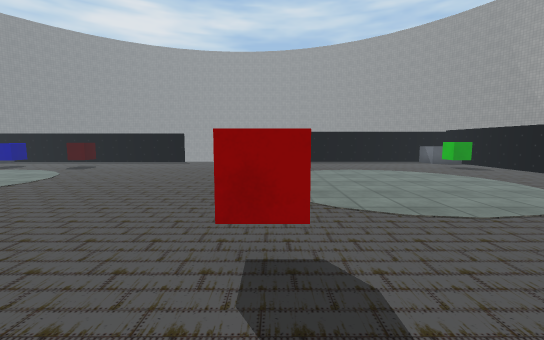
View 1 (above)

23 first-person views from a walk through a 3-D level made in the Unity game engine. The camera is 1.5 m above the floor, tilts 6° down and sees 90° across. The floor is counted in squares, 1 m on a side. Each view is taken from the middle of a square. On the plan, view 1 faces up. The plan holds only what a view shows up to about 14 squares ahead; the rest is blank. The place goes on beyond the plan. The player character is not drawn. Door leaves are left out, so doorways stand open. Some surface patterns are stand-ins.

View 2
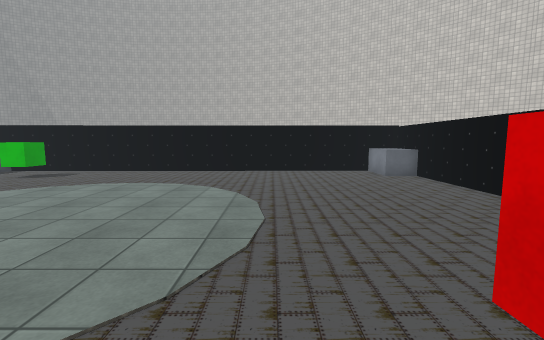

View 3
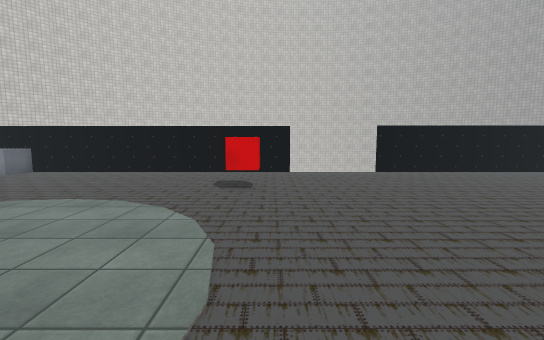

View 4
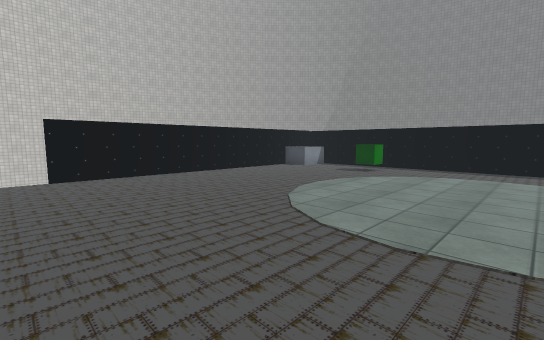

View 5
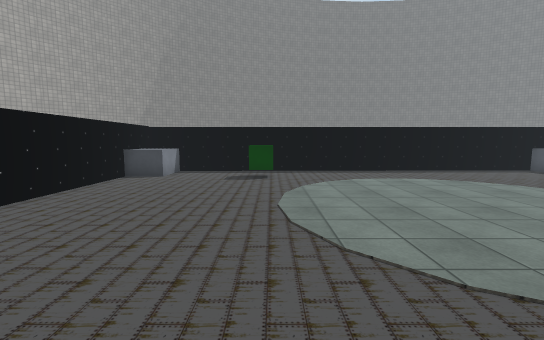

View 6
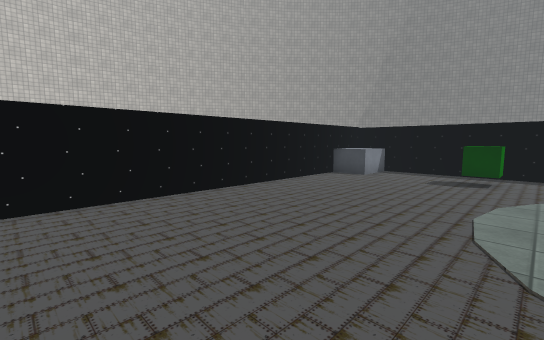

View 7
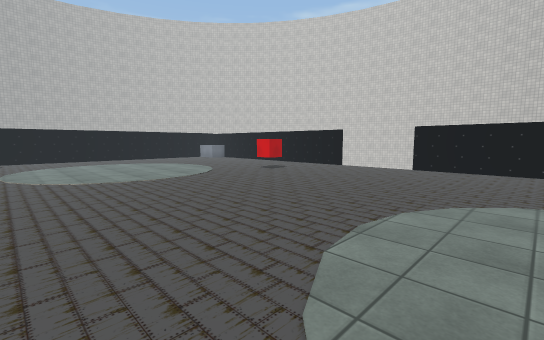

View 8
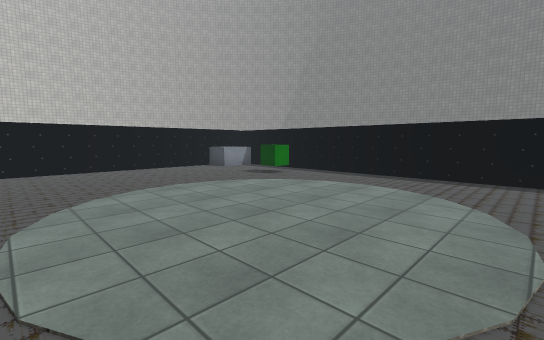

View 9
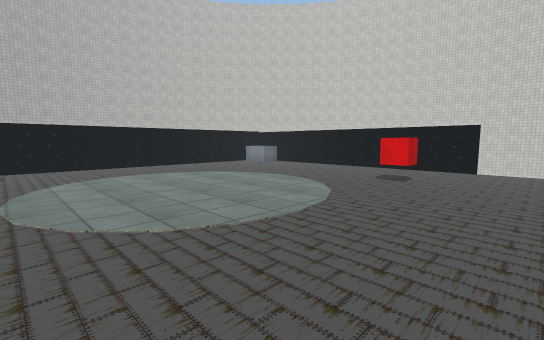

View 10
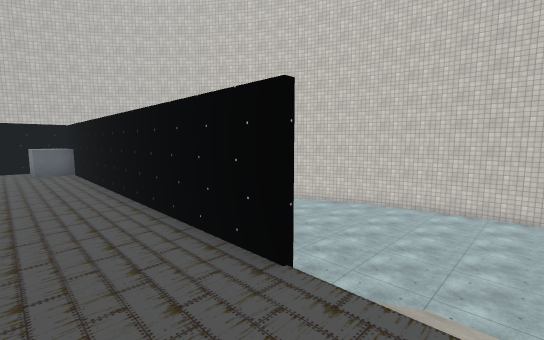

View 11
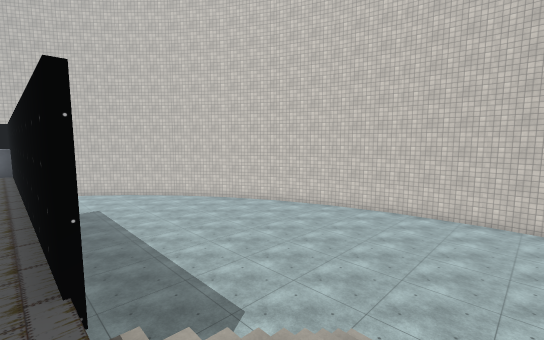

View 12
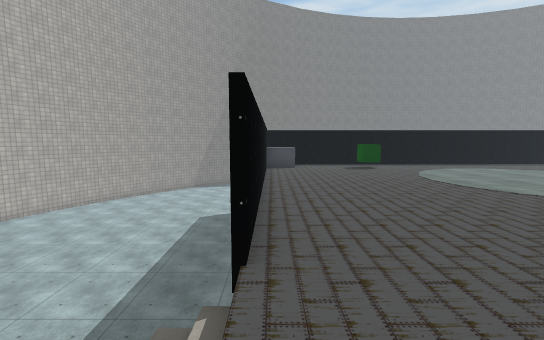

View 13
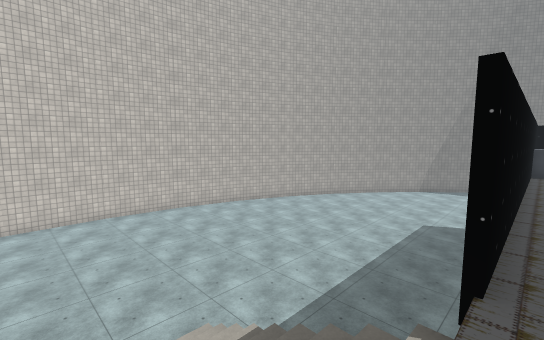

View 14
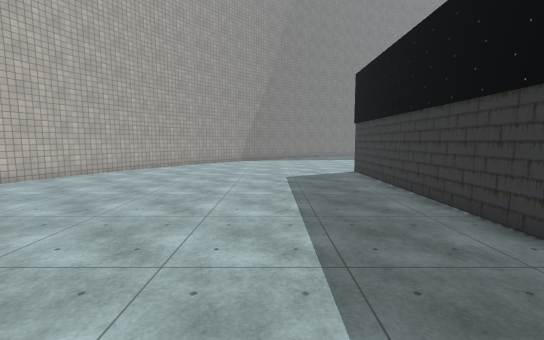

View 15
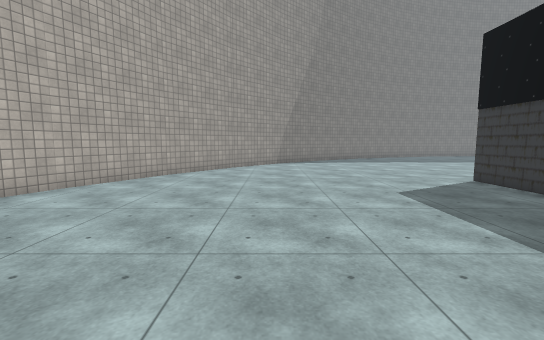

View 16
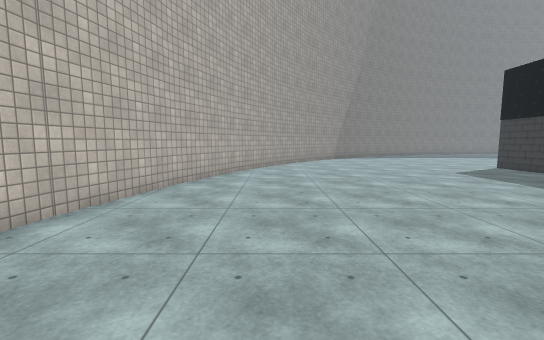

View 17
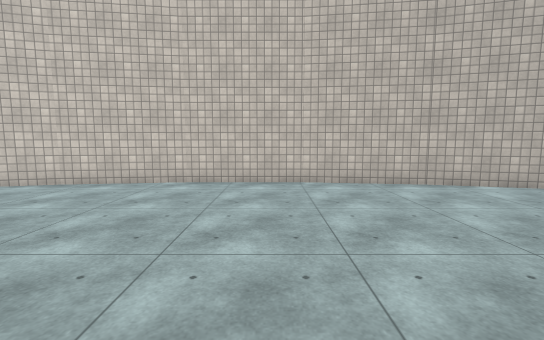

View 18
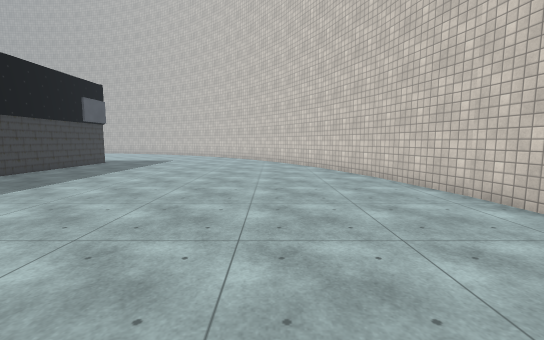

View 19
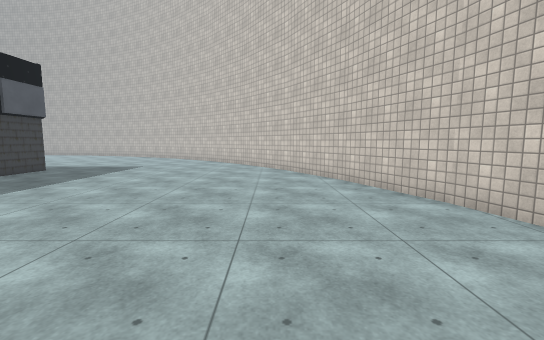

View 20
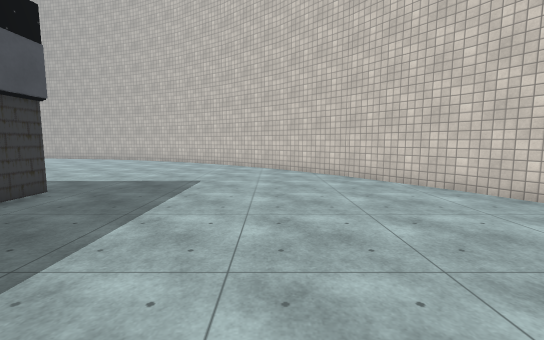

View 21
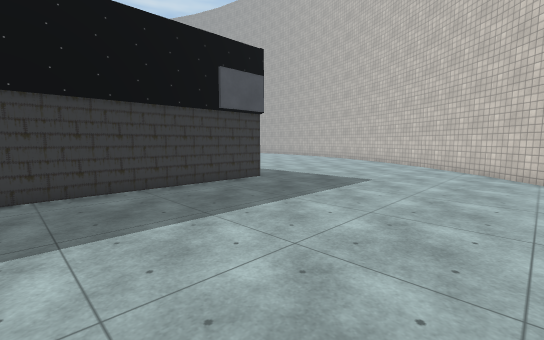

View 22
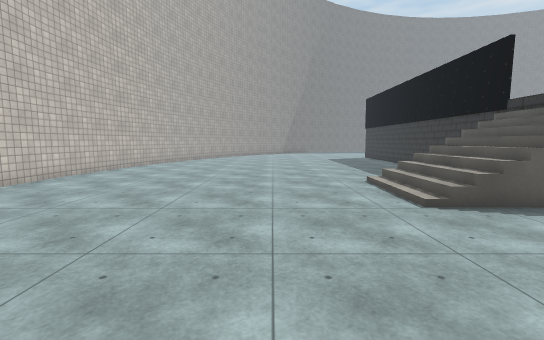

View 23
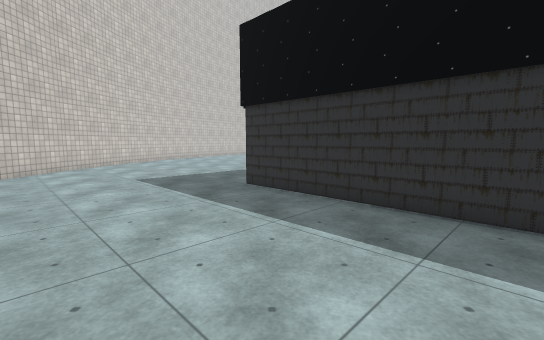

### Floor plan
Key: @ floor where view 1 was taken; # wall or solid block; . main floor; : floor 3 m higher than the main floor; / step, stairs or slope; D open door; = window, fence, low wall or low ledge; ^ raised ledge; v drop or lower ground; O other object.
Columns run from 25 left of view 1 to 19 right of it. Each row starts with its distance up from view 1.
 14     #:::::::::::::::::::::::::::::::::#
 13     #:::::::::::::::::::::::::::::::::#
 12     #:::::::::::::::::::::::::::::::::#
 11     #:::::::::::::::::::::::::::::::::#
 10     #:::::::::::::::::::::::::::::::::#
  9     #:::::::::::::::::::::::::::::::::#
  8     #:::::::::::::::::::::::::::::::::#
  7     #:::::::::::::::::::::::::::::::::#
  6     #:::::::::::::::::::::::::::::::::#.... .
  5     #:O:::::::::::::::::::::::::::::::#.....
  4     #:O:::::::::::::::::::::::::::::::#......
  3     #::::::::::::::::::::O::::::::::::#......
  2     #:::::::::::::::::::::::::::::::::#......
  1     #:::::::::::::::::::::::::::::::::#......
  0 ... #^^::::::::::::::::::@::::::::::^^#......
 -1 ....#######DDDD####::::################......
 -2 .................  v// #   ..................
 -3 .................. v///v  ...................
 -4 .................. v///= ....................
 -5 ...................////=.....................
 -6 .................../////.....................
 -7 .............................................
 -8 .............................................
 -9 ............................................#
-10 ...........................................##
-11 ..........................................##
-12 #.......................................###
-13 ##.....................................##
-14  ###.................................###
-15    ##...............................##
-16     ####.........................####
-17        ###.....................###
-18          #####.............#####
-19              ###############

Positions as (right, up) in squares from view 1, and headings:
1: (0, 0), facing up
2: (-1, 5), facing right
3: (-1, 12), facing down
4: (-5, 11), facing down-left
5: (-7, 5), facing left
6: (-7, 6), facing down-left
7: (-11, 14), facing down-right
8: (-9, 14), facing down-left
9: (-4, 14), facing down-right
10: (-4, 1), facing down-right
11: (-5, -1), facing down-right
12: (-3, -1), facing left
13: (-3, -1), facing down-left
14: (-6, -6), facing left
15: (-11, -9), facing left
16: (-6, -14), facing left
17: (-6, -9), facing down
18: (-6, -13), facing right
19: (-1, -13), facing right
20: (5, -8), facing right
21: (5, -10), facing up-right
22: (4, -10), facing left
23: (19, 6), facing down-left
